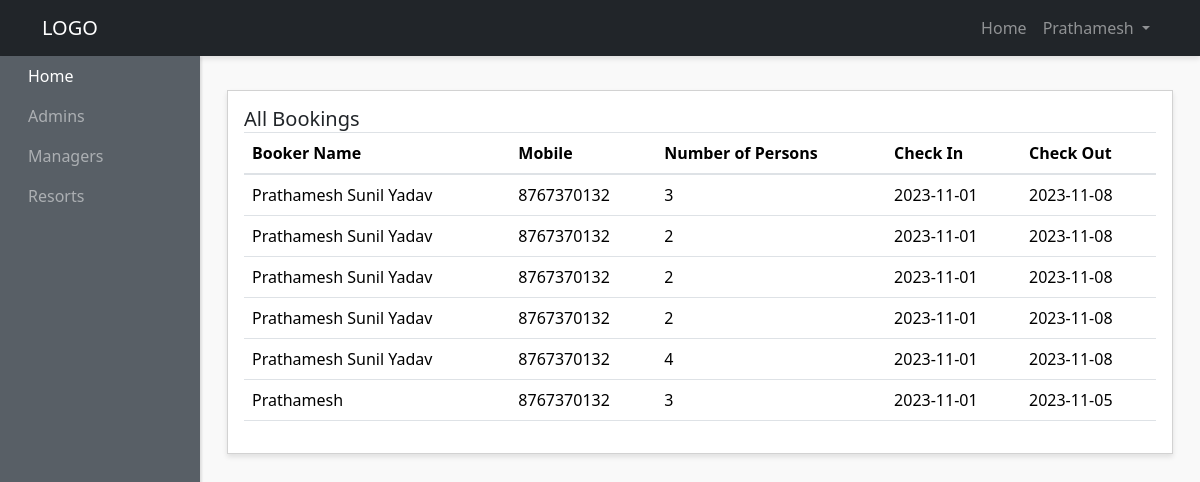
Page /admin-panel/resorts/show-bookings.php?id=1 (signed in) on the committed database.
### tables this page shows
CREATE TABLE `booking` (
  `id` int NOT NULL,
  `rid` int NOT NULL,
  `name` text NOT NULL,
  `mobile` text NOT NULL,
  `count` int NOT NULL,
  `checkIn` date DEFAULT NULL,
  `checkOut` date DEFAULT NULL
);

### admin-panel/resorts/show-bookings.php (the view, shortened to what this page needs)
<?php require "../layouts/header.php"; ?>
<?php require "../../config/config.php"; ?>
<?php
  $rid = $_GET['id'];
  if (isset($_SESSION['managername'])) {
    $mid = $_SESSION['manager_id'];
    $resorts = $conn->query("SELECT * FROM booking where rid=$rid");
    $num = $resorts->rowCount();
    if (!$num) {
        echo "<script>alert('No booking found')</script>";
        echo "<script> window.location.href='".ADMINURL."/resorts/show-resorts.php'; </script>";
    }
  }
  else{
    $resorts = $conn->query("SELECT * FROM booking where rid=$rid");
  }
  $resorts->execute();
  $allResorts = $resorts->fetchAll(PDO::FETCH_OBJ);
?>
      <div class="row">
        <div class="col">
          <div class="card">
            <div class="card-body">
              <h5 class="card-title mb-4 d-inline">All Bookings</h5>
              <table class="table">
                <thead>
                  <tr>
                    <th scope="col">Booker Name</th>
                    <th scope="col">Mobile</th>
                    <th scope="col">Number of Persons</th>
                    <th scope="col">Check In</th>
                    <th scope="col">Check Out</th>
                  </tr>
                </thead>
                <tbody>
                  <?php foreach($allResorts as $resort) : ?>
                    <tr>
                      <td><?php echo  $resort->name; ?></td>
                      <td><?php echo  $resort->mobile; ?></td>
                      <td><?php echo  $resort->count; ?></td>
                      <td><?php echo  $resort->checkIn; ?></td>
                      <td><?php echo  $resort->checkOut; ?></td>
                    </tr>
                  <?php endforeach; ?>
                </tbody>
              </table>
            </div>
          </div>
        </div>
      </div>
 <?php require "../layouts/footer.php"; ?>

### admin-panel/styles/style.css (style rules this page uses)
body { background:#f9f9f9; }
.card { margin-bottom: 15px; border-radius:0; box-shadow: 0 3px 5px rgba(0,0,0,.1); }

### rows in the picture
booking: name "Prathamesh Sunil Yadav", mobile "8767370132", count "3", checkIn "2023-11-01", checkOut "2023-11-08"
booking: name "Prathamesh Sunil Yadav", mobile "8767370132", count "2", checkIn "2023-11-01", checkOut "2023-11-08"
booking: name "Prathamesh Sunil Yadav", mobile "8767370132", count "2", checkIn "2023-11-01", checkOut "2023-11-08"
booking: name "Prathamesh Sunil Yadav", mobile "8767370132", count "2", checkIn "2023-11-01", checkOut "2023-11-08"
booking: name "Prathamesh Sunil Yadav", mobile "8767370132", count "4", checkIn "2023-11-01", checkOut "2023-11-08"
booking: name "Prathamesh", mobile "8767370132", count "3", checkIn "2023-11-01", checkOut "2023-11-05"

### other values in the picture
$_SESSION['adminname'] "Prathamesh"
